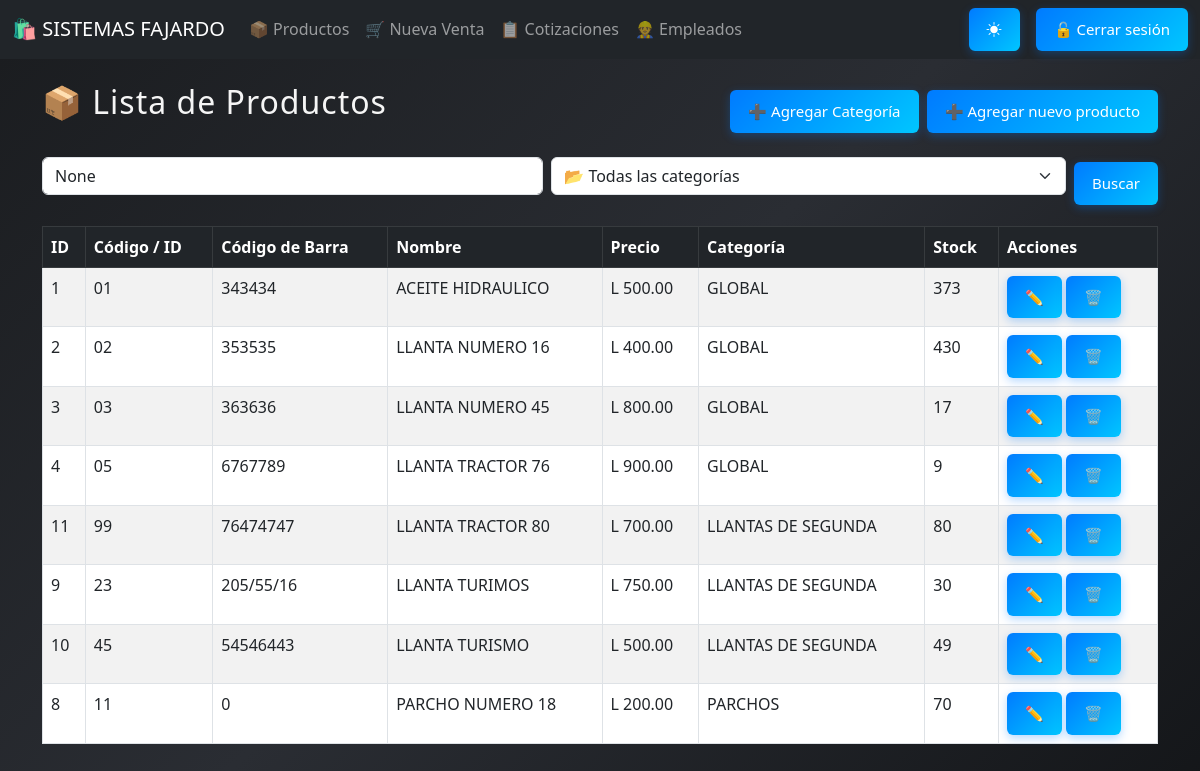
Page /productos/ (signed in) on the earlier database version.
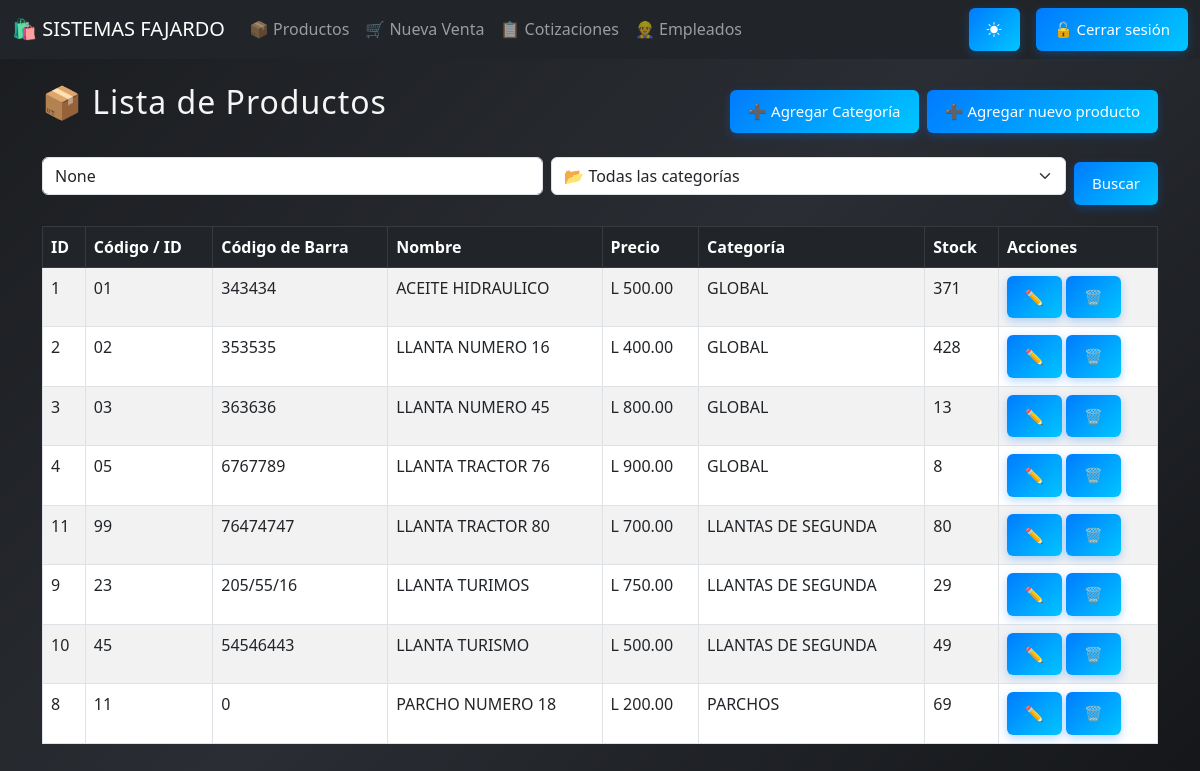
Same page on the later database version.
### core/models.py (models this page shows, shortened)
class Producto(models.Model):
    codigo       = models.CharField(max_length=50, unique=True, verbose_name="Código o ID")
    codigo_barra = models.CharField(max_length=100, unique=True, blank=True, null=True, verbose_name="Código de barra")
    nombre       = models.CharField(max_length=100)
    descripcion  = models.TextField(blank=True)
    precio       = models.DecimalField(max_digits=10, decimal_places=2)
    stock        = models.IntegerField(default=0)
    categoria    = models.ForeignKey(Categoria, on_delete=models.CASCADE, null=True, blank=True)  # Temporal
    activo       = models.BooleanField(default=True)
    fecha_creacion = models.DateTimeField(auto_now_add=True, null=True, blank=True)  # Temporal
    @property
    def necesita_restock(self):
        return self.stock <= 5
    class Meta:
        ordering = ['nombre']
        verbose_name = "Producto"
        verbose_name_plural = "Productos"

class Categoria(models.Model):
    nombre = models.CharField(max_length=100)

### core/views.py (the view, shortened to what this page needs)
# urls.py: path('productos/', views.listar_productos, name='listar_productos'),
@login_required
@permission_required('core.view_producto', raise_exception=True)
def listar_productos(request):
    query = request.GET.get('q')
    categoria_id = request.GET.get('categoria')
    productos = Producto.objects.all()
    if categoria_id:
        productos = productos.filter(categoria_id=categoria_id)
    categorias = Categoria.objects.all().order_by('nombre')
    return render(request, 'productos/listar_productos.html', {
        'productos': productos,
        'categorias': categorias,
        'categoria_seleccionada': categoria_id,
        'query': query
    })

### core/templates/productos/listar_productos.html (shortened to what this page needs)
{% extends 'base.html' %}
{% block content %}
<div class="d-flex justify-content-between align-items-center mb-3">
    <h2>📦 Lista de Productos</h2>
    <div class="d-flex gap-2">
        <a href="{% url 'crear_categoria' %}" class="btn btn-secondary">➕ Agregar Categoría</a>
        <a href="{% url 'agregar_producto' %}" class="btn btn-success">➕ Agregar nuevo producto</a>
    </div>
</div>
<form method="get" class="mb-3 d-flex gap-2 align-items-center" role="search">
    <input type="text" name="q" class="form-control" placeholder="🔍 Buscar producto..." value="{{ query }}">
    <select name="categoria" class="form-select">
        <option value="">📂 Todas las categorías</option>
    </select>
    <button type="submit" class="btn btn-outline-primary">Buscar</button>
</form>
<table class="table table-bordered table-striped">
    <thead class="table-dark">
        <tr>
            <th>ID</th>
            <th>Código / ID</th>
            <th>Código de Barra</th>
            <th>Nombre</th>
            <th>Precio</th>
            <th>Categoría</th>
            <th>Stock</th>
            <th>Acciones</th>
        </tr>
    </thead>
    <tbody>
        {% for producto in productos %}
        <tr {% if producto.necesita_restock %}class="table-warning"{% endif %}>
            <td>{{ producto.id }}</td>
            <td>{{ producto.codigo }}</td>
            <td>{{ producto.codigo_barra|default:"—" }}</td>
            <td>{{ producto.nombre }}</td>
            <td>L {{ producto.precio }}</td>
            <td>
        {% if producto.categoria %}
        {{ producto.categoria.nombre }}
        {% else %}
        <span class="text-muted">—</span>
        {% endif %}
        </td>
            <td>{{ producto.stock }}</td>
            <td>
                <a href="{% url 'editar_producto' producto.id %}" class="btn btn-warning btn-sm">✏️</a>
                <a href="{% url 'eliminar_producto' producto.id %}" class="btn btn-danger btn-sm"
                   onclick="return confirm('¿Seguro que deseas eliminar este producto?')">🗑</a>
            </td>
        </tr>
        {% empty %}
        <tr>
            <td colspan="8" class="text-center">No hay productos registrados.</td>
        </tr>
        {% endfor %}
    </tbody>
</table>
{% endblock %}

### core/templates/base.html (shortened to what this page needs)
<!DOCTYPE html>
<html lang="es">
<head>
  {% load static %}
  <link href="https://cdn.jsdelivr.net/npm/bootstrap@5.3.0/dist/css/bootstrap.min.css" rel="stylesheet">
  <link rel="stylesheet" href="{% static 'css/estilo_base.css' %}">
  <link href="https://cdn.jsdelivr.net/npm/bootstrap-icons@1.11.3/font/bootstrap-icons.css" rel="stylesheet">
</head>
<body>
  <nav class="navbar navbar-expand-lg navbar-dark bg-dark sticky-top" id="menu-principal">
    <div class="container-fluid">
      <a class="navbar-brand" href="{% url 'dashboard' %}">🛍️ SISTEMAS FAJARDO</a>
      <div class="collapse navbar-collapse" id="navbarNav">
        <ul class="navbar-nav me-auto">
          <li class="nav-item">
            <a class="nav-link" href="{% url 'listar_productos' %}">📦 Productos</a>
          </li>
          <li class="nav-item">
            {% if perms.core.add_venta %}
              <a class="nav-link" href="{% url 'crear_venta' %}">🛒 Nueva Venta</a>
            {% endif %}
          </li>
          <li class="nav-item">
            {% if perms.core.view_cotizacion %}
              <a class="nav-link" href="{% url 'lista_cotizaciones' %}">📋 Cotizaciones</a>
            {% endif %}
          </li>
          <li class="nav-item">
            {% if perms.core.view_empleado %}
            <a class="nav-link" href="{% url 'lista_empleados' %}">👷 Empleados</a>
            {% endif %}
          </li>
        </ul>
        <button id="themeToggle" class="btn btn-outline-light me-3">
          <i class="bi bi-brightness-high-fill" id="themeIcon"></i>
        </button>
        {% if user.is_authenticated %}
          <form action="{% url 'logout' %}" method="post" class="d-flex">
            <button type="submit" class="btn btn-danger btn-sm">🔓 Cerrar sesión</button>
          </form>
        {% endif %}
      </div>
    </div>
  </nav>
  <div class="container mt-4">
    {% block content %}
    {% endblock %}
  </div>
</body>
</html>

### static/css/estilo_base.css (style rules this page uses)
h2, h3 { text-align: center; color: #f5f5f5; margin-bottom: 20px; letter-spacing: 1px; transition: color 0.3s ease; }
form input, form textarea, form select { width: 100%; padding: 10px; margin-bottom: 15px; border: 1px solid rgba(255, 255, 255, 0.2); border-radius: 6px; background-color: rgba(255, 255, 255, 0.1); color: #fff; box-sizing: border-box; transition: all 0.3s ease; }
button, .btn { background: linear-gradient(135deg, #007bff, #00c6ff); color: white; padding: 12px 20px; border: none; border-radius: 6px; font-size: 16px; cursor: pointer; transition: all 0.3s ease; box-shadow: 0 3px 10px rgba(0, 123, 255, 0.3); }
body { background: linear-gradient(135deg, #1a1c1f, #2a2d33, #141619); background-attachment: fixed; color: #f1f1f1; transition: all 0.4s ease; }
@media (max-width: 1200px) { .btn { font-size: 15px; padding: 10px 18px; } }
.navbar, .container, .btn, .contenedor, .form-row, .productos-box { transition: all 0.3s ease; }

Differences in the rows shown:
changed Producto "ACEITE HIDRAULICO": stock "373" → "371"
changed Producto "LLANTA NUMERO 16": stock "430" → "428"
changed Producto "LLANTA NUMERO 45": stock "17" → "13"
changed Producto "LLANTA TRACTOR 76": stock "9" → "8"
changed Producto "LLANTA TURIMOS": stock "30" → "29"
changed Producto "PARCHO NUMERO 18": stock "70" → "69"
